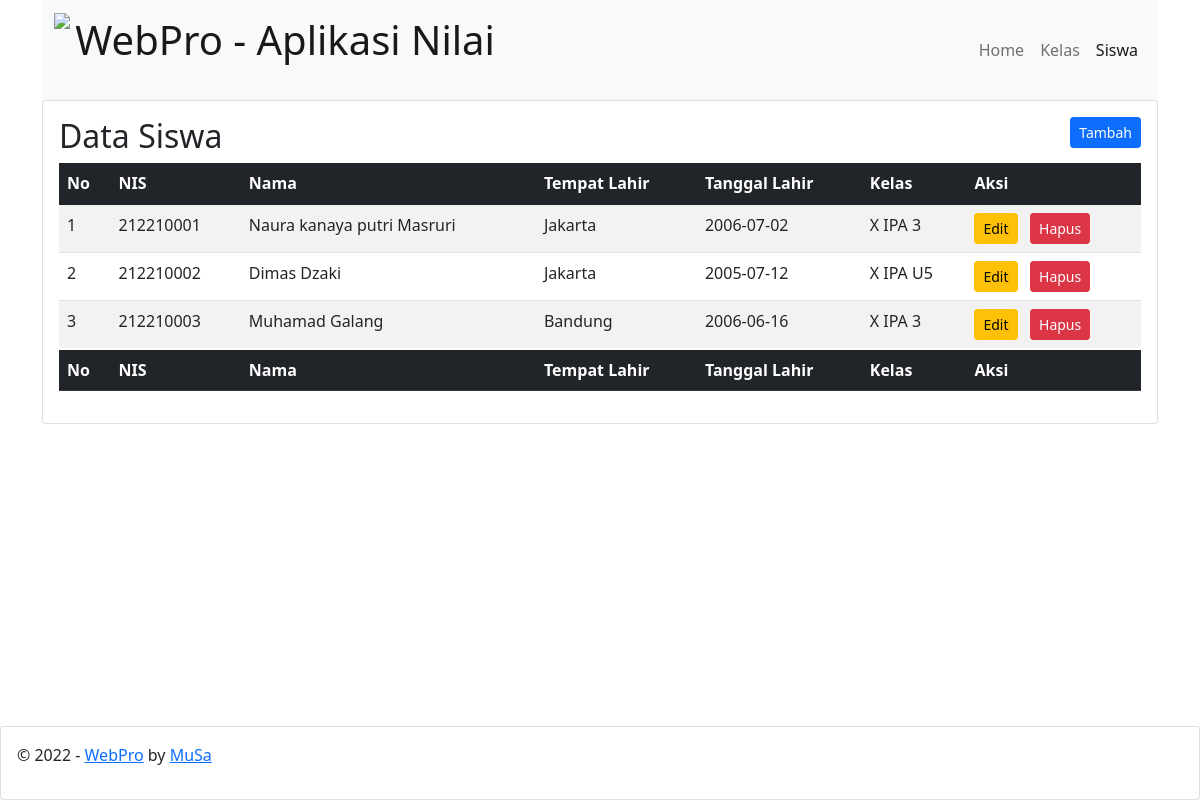
The app's page /siswa/index.php with its own data.
### tables this page shows
CREATE TABLE `siswa` (
  `id` int(7) NOT NULL,
  `nis` varchar(16) DEFAULT NULL,
  `nama` varchar(75) DEFAULT NULL,
  `tempat_lahir` varchar(50) DEFAULT NULL,
  `tanggal_lahir` date DEFAULT NULL,
  `kelas_id` int(5) NOT NULL
);

CREATE TABLE `kelas` (
  `id` int(5) NOT NULL,
  `kelas` varchar(50) DEFAULT NULL,
  `kapasitas` int(3) DEFAULT NULL,
  `terisi` int(3) DEFAULT NULL
);

### siswa/index.php (the view, shortened to what this page needs)
<!DOCTYPE html>
<html lang="en">
<head>
    <link href="https://cdn.jsdelivr.net/npm/bootstrap@5.1.3/dist/css/bootstrap.min.css" rel="stylesheet">
</head>
<body>
    <div class="container">
        <nav class="navbar navbar-expand-lg navbar-light bg-light">
            <div class="container-fluid">
                <a class="navbar-brand" href="../">
                    <img src="../gambar/logo.png" height="74px" class="d-inline-block align-text-center">
                    <span class="h1">WebPro - Aplikasi Nilai</span>
                </a>
                <div>
                    <div class="collapse navbar-collapse" id="navbarNavAltMarkup">
                        <div class="navbar-nav">
                            <a class="nav-link" aria-current="page" href="../">Home</a>
                            <a class="nav-link" href="../kelas">Kelas</a>
                            <a class="nav-link active" href=".">Siswa</a>
                        </div>
                    </div>
                </div>
            </div>
        </nav>
        <div class="card">
            <div class="card-body">
                <div class="mb-2">
                    <span class="h2">Data Siswa</span>
                    <a href="add.php" class="btn btn-primary btn-sm" style="float: right;">Tambah</a>
                </div>
                <table class="table table-striped table-hover">
                    <thead class="table-dark">
                        <tr>
                            <th>No</th>
                            <th>NIS</th>
                            <th>Nama</th>
                            <th>Tempat Lahir</th>
                            <th>Tanggal Lahir</th>
                            <th>Kelas</th>
                            <th>Aksi</th>
                        </tr>
                    </thead>
                    <tbody>
                        <?php
                        $sql = "SELECT siswa.id as sid, siswa.*, kelas.* FROM siswa JOIN kelas ON siswa.kelas_id = kelas.id";
                        $result = mysqli_query($con, $sql);
                        if (mysqli_num_rows($result) > 0) {
                            $no = 1;
                            while ($row = mysqli_fetch_assoc($result)) {
                                echo "<tr>";
                                echo "<td>" . $no . "</td>";
                                echo "<td>" . $row['nis'] . "</td>";
                                echo "<td>" . $row['nama'] . "</td>";
                                echo "<td>" . $row['tempat_lahir'] . "</td>";
                                echo "<td>" . $row['tanggal_lahir'] . "</td>";
                                echo "<td>" . $row['kelas'] . "</td>";
                                echo "<td>";
                                echo "<a href='edit.php?id=" . $row['sid'] . "' class='btn btn-warning btn-sm'>Edit</a> &nbsp;"; ?>
                                <a href="delete.php?id=<?= $row['sid']; ?>" class="btn btn-danger btn-sm" onclick="return confirm('Data Siswa akan dihapus, Yakin?')">Hapus</a>
                                </td>
                                </tr>
                                <?php
                                $no++;
                            }
                        }
                        ?>
                    </tbody>
                    <tfoot class="table-dark">
                        <tr>
                        <th>No</th>
                            <th>NIS</th>
                            <th>Nama</th>
                            <th>Tempat Lahir</th>
                            <th>Tanggal Lahir</th>
                            <th>Kelas</th>
                            <th>Aksi</th>
                        </tr>
                    </tfoot>
                </table>
            </div>
        </div>
        <div class="fixed-bottom">
            <div class="card">
                <div class="card-body">
                    <p>&copy; 2022 - <a href="http://lms.smapluspgri.sch.id" target="_blank" title="Melesat - Menggunakan Elearning Pesat">WebPro</a> by <a href="http://muhidin.web.id" target="_blank" title="Muhidin Saimin">MuSa</a></p>
                </div>
            </div>
        </div>
    </div>
</body>
</html>

### records on screen
siswa: nis "212210001", nama "Naura kanaya putri Masruri", tempat_lahir "Jakarta", tanggal_lahir "2006-07-02", kelas.kelas "X IPA 3"
siswa: nis "212210002", nama "Dimas Dzaki", tempat_lahir "Jakarta", tanggal_lahir "2005-07-12", kelas.kelas "X IPA U5"
siswa: nis "212210003", nama "Muhamad Galang", tempat_lahir "Bandung", tanggal_lahir "2006-06-16", kelas.kelas "X IPA 3"
